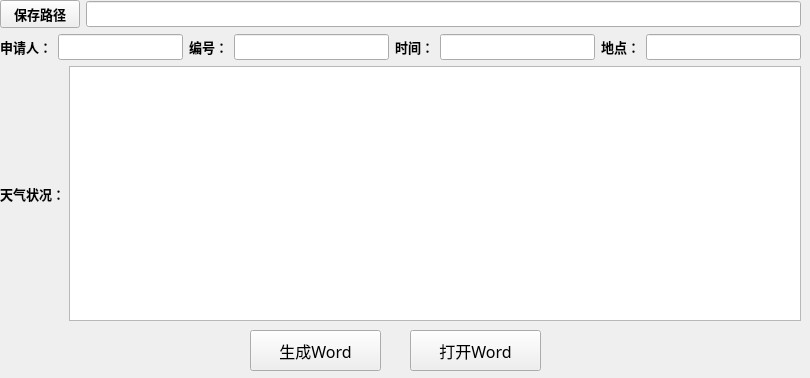
<?xml version="1.0" encoding="UTF-8"?>
<ui version="4.0">
 <class>widget</class>
 <widget class="QWidget" name="widget">
  <property name="geometry">
   <rect>
    <x>0</x>
    <y>0</y>
    <width>810</width>
    <height>378</height>
   </rect>
  </property>
  <property name="sizePolicy">
   <sizepolicy hsizetype="Fixed" vsizetype="Fixed">
    <horstretch>0</horstretch>
    <verstretch>0</verstretch>
   </sizepolicy>
  </property>
  <property name="windowTitle">
   <string>Form</string>
  </property>
  <widget class="QPushButton" name="pushButton">
   <property name="geometry">
    <rect>
     <x>250</x>
     <y>330</y>
     <width>131</width>
     <height>41</height>
    </rect>
   </property>
   <property name="font">
    <font>
     <family>微软雅黑</family>
     <pointsize>12</pointsize>
     <italic>false</italic>
    </font>
   </property>
   <property name="text">
    <string>生成Word</string>
   </property>
  </widget>
  <widget class="QPushButton" name="pushButton_2">
   <property name="geometry">
    <rect>
     <x>410</x>
     <y>330</y>
     <width>131</width>
     <height>41</height>
    </rect>
   </property>
   <property name="font">
    <font>
     <family>微软雅黑</family>
     <pointsize>12</pointsize>
     <italic>false</italic>
    </font>
   </property>
   <property name="text">
    <string>打开Word</string>
   </property>
  </widget>
  <widget class="QWidget" name="">
   <property name="geometry">
    <rect>
     <x>0</x>
     <y>0</y>
     <width>801</width>
     <height>321</height>
    </rect>
   </property>
   <layout class="QVBoxLayout" name="verticalLayout_2">
    <property name="sizeConstraint">
     <enum>QLayout::SetNoConstraint</enum>
    </property>
    <item>
     <layout class="QHBoxLayout" name="horizontalLayout">
      <item>
       <widget class="QPushButton" name="pushButton_savepath">
        <property name="font">
         <font>
          <family>等线</family>
          <pointsize>10</pointsize>
          <weight>75</weight>
          <bold>true</bold>
         </font>
        </property>
        <property name="text">
         <string>保存路径</string>
        </property>
       </widget>
      </item>
      <item>
       <widget class="QLineEdit" name="lineEdit_savepath">
        <property name="enabled">
         <bool>true</bool>
        </property>
        <property name="font">
         <font>
          <family>Adobe Arabic</family>
          <pointsize>10</pointsize>
         </font>
        </property>
       </widget>
      </item>
     </layout>
    </item>
    <item>
     <layout class="QHBoxLayout" name="horizontalLayout_3">
      <item>
       <widget class="QLabel" name="label_2">
        <property name="sizePolicy">
         <sizepolicy hsizetype="Fixed" vsizetype="Fixed">
          <horstretch>0</horstretch>
          <verstretch>0</verstretch>
         </sizepolicy>
        </property>
        <property name="font">
         <font>
          <family>等线</family>
          <pointsize>10</pointsize>
          <weight>75</weight>
          <bold>true</bold>
         </font>
        </property>
        <property name="text">
         <string>申请人：</string>
        </property>
       </widget>
      </item>
      <item>
       <widget class="QLineEdit" name="lineEdit_client">
        <property name="sizePolicy">
         <sizepolicy hsizetype="Fixed" vsizetype="Fixed">
          <horstretch>0</horstretch>
          <verstretch>0</verstretch>
         </sizepolicy>
        </property>
        <property name="font">
         <font>
          <family>楷体</family>
          <pointsize>10</pointsize>
         </font>
        </property>
        <property name="text">
         <string/>
        </property>
       </widget>
      </item>
      <item>
       <widget class="QLabel" name="label">
        <property name="sizePolicy">
         <sizepolicy hsizetype="Fixed" vsizetype="Fixed">
          <horstretch>0</horstretch>
          <verstretch>0</verstretch>
         </sizepolicy>
        </property>
        <property name="font">
         <font>
          <family>等线</family>
          <pointsize>10</pointsize>
          <weight>75</weight>
          <bold>true</bold>
         </font>
        </property>
        <property name="text">
         <string>编号：</string>
        </property>
       </widget>
      </item>
      <item>
       <widget class="QLineEdit" name="lineEdit_number">
        <property name="enabled">
         <bool>true</bool>
        </property>
        <property name="sizePolicy">
         <sizepolicy hsizetype="Expanding" vsizetype="Fixed">
          <horstretch>0</horstretch>
          <verstretch>0</verstretch>
         </sizepolicy>
        </property>
        <property name="font">
         <font>
          <family>楷体</family>
          <pointsize>10</pointsize>
         </font>
        </property>
        <property name="text">
         <string/>
        </property>
       </widget>
      </item>
      <item>
       <widget class="QLabel" name="label_3">
        <property name="font">
         <font>
          <family>等线</family>
          <pointsize>10</pointsize>
          <weight>75</weight>
          <bold>true</bold>
         </font>
        </property>
        <property name="text">
         <string>时间：</string>
        </property>
       </widget>
      </item>
      <item>
       <widget class="QLineEdit" name="lineEdit_date">
        <property name="font">
         <font>
          <family>楷体</family>
          <pointsize>10</pointsize>
         </font>
        </property>
       </widget>
      </item>
      <item>
       <widget class="QLabel" name="label_5">
        <property name="font">
         <font>
          <family>等线</family>
          <pointsize>10</pointsize>
          <weight>75</weight>
          <bold>true</bold>
         </font>
        </property>
        <property name="text">
         <string>地点：</string>
        </property>
       </widget>
      </item>
      <item>
       <widget class="QLineEdit" name="lineEdit_location">
        <property name="font">
         <font>
          <family>楷体</family>
          <pointsize>10</pointsize>
         </font>
        </property>
       </widget>
      </item>
     </layout>
    </item>
    <item>
     <layout class="QHBoxLayout" name="horizontalLayout_2">
      <property name="spacing">
       <number>4</number>
      </property>
      <property name="sizeConstraint">
       <enum>QLayout::SetMinimumSize</enum>
      </property>
      <item>
       <widget class="QLabel" name="label_4">
        <property name="font">
         <font>
          <family>等线</family>
          <pointsize>10</pointsize>
          <weight>75</weight>
          <bold>true</bold>
         </font>
        </property>
        <property name="text">
         <string>天气状况：</string>
        </property>
       </widget>
      </item>
      <item>
       <widget class="QTextEdit" name="textEdit_weatherCondition"/>
      </item>
     </layout>
    </item>
   </layout>
  </widget>
 </widget>
 <resources/>
 <connections/>
</ui>
